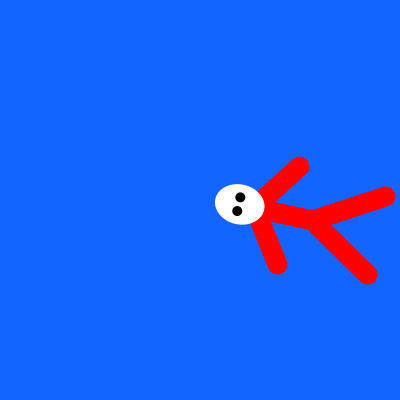
Frame 1 (no input)
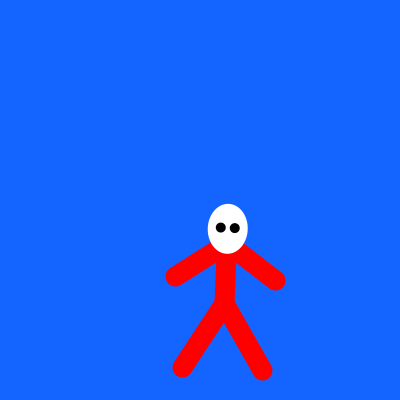
Frame 60 (the mouse pressed at the canvas centre just before this capture)
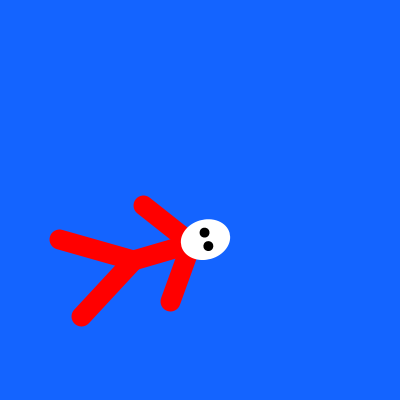
Frame 120 (the mouse held since frame 60 and released just before this capture)

The Processing sketch that drew these frames (run headless with seeded random() and noise(); from frame 60 on, the mouse is pressed at the canvas centre):

// Processing sketch: processing_167569
// ── processing_167569.pde

//Paula Buffone
//Monigote girando
// Práctica para Sistemas Interactivos en el Arte
// Profesor Diego Alberti


void setup() {
  //tamaño de lienzo
    size(400, 400);
}
 
void draw() { 
 //color para el fondo
    background(20,100,255);
//ubico las coordendas en el centro     
    translate(width/2, height/2);   
 //gira 360 grados en un segundo
    rotate(millis() * 0.001 * TWO_PI / 10.0);  
 //se corre del centro  
    translate(40, 0); 
  //una revolución por segundo 
  pushMatrix();  
    rotate(millis() * 0.001 * TWO_PI/10.0);    
     
         
//cuerpo
  strokeWeight(20);
    stroke(255, 0, 0);
    line(0,0,75,0);   
    line(15,0,50,50);
    line(15,0,50,-50);
    line(75,0,140,40);
    line(75,0,140,-40);
    
    //cabeza
    fill(255);
    noStroke();
    ellipseMode(CENTER);
    ellipse(0,0,50, 40);
    
    //ojos
    fill(0);
    ellipse (-1,-7,10,10);
    ellipse (-1,7,10,10);   
      popMatrix();
}
